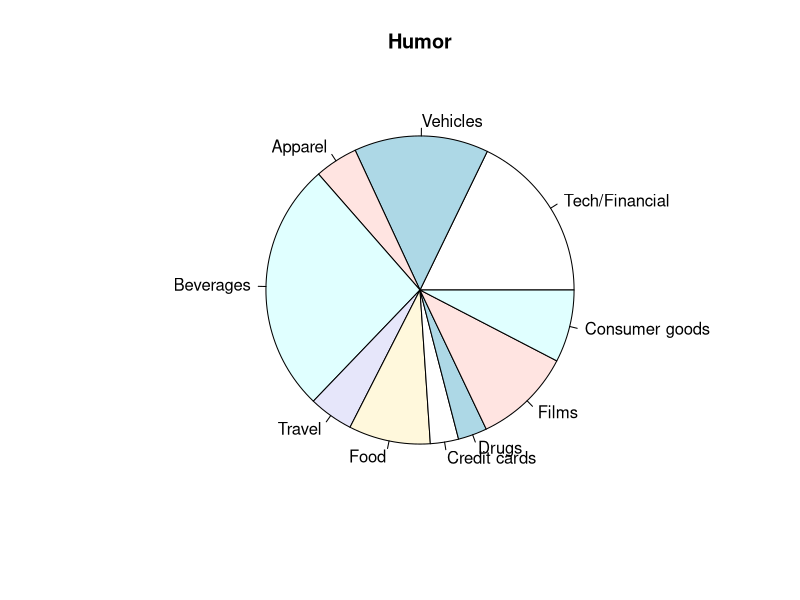
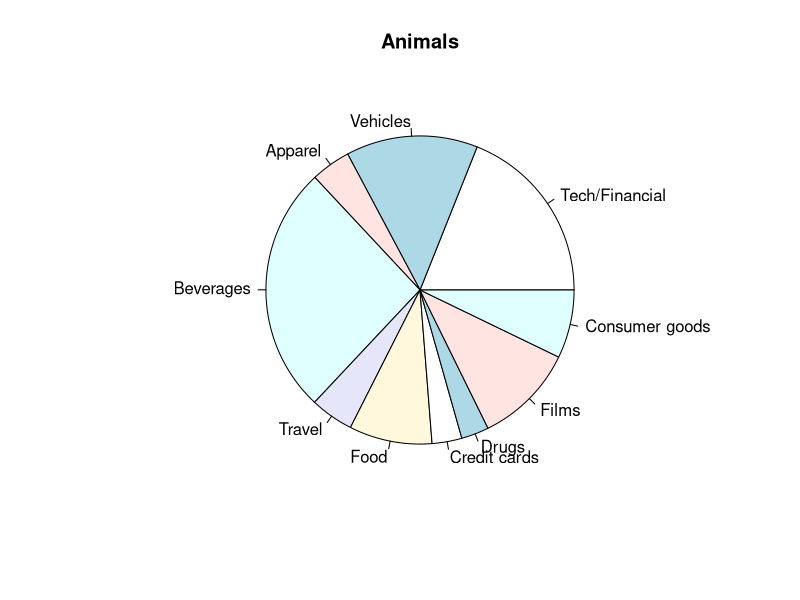
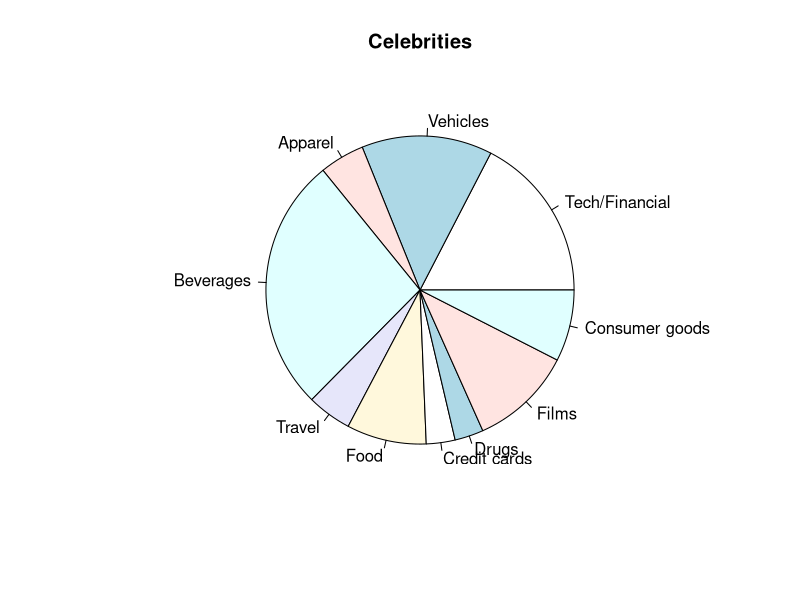
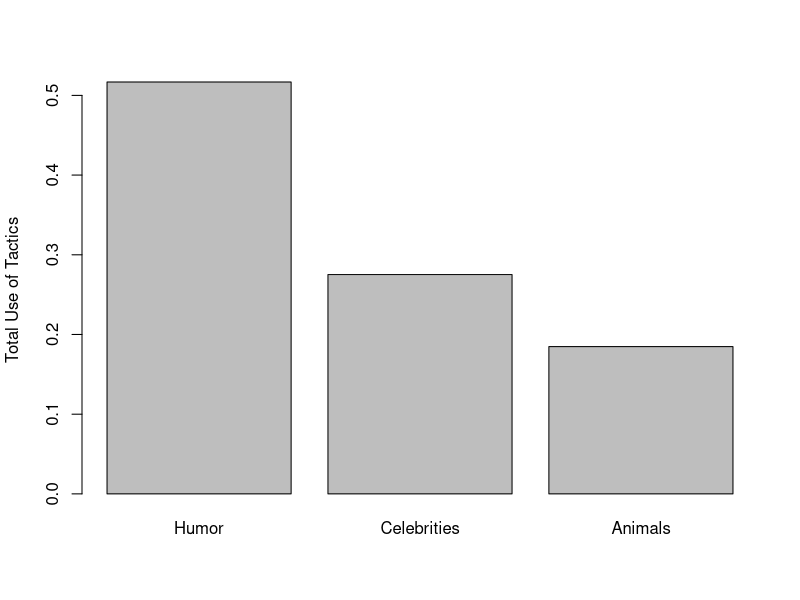

These charts were generated, in order, by the following R code:
#Kai Man Jim S133AU
#Sami Eljabali S133BQ
#Statistics 133 Project 1
#4/3/2008

# load in the csv spreadsheet that we got from the website.
data = read.csv(file="data.csv")

# creating three different data frame, which are Humor, Animals, and 
# Celebrities.
Humor=data.frame(data[c(2:11)], data$Humor)
Animals=data.frame(data[c(2:11)], data$Animals)
Celebrities=data.frame(data[c(2:11)], data$Celebrities)

# create a table that doesn't have Humor, Animals, and Celebrities.
Table = data[c(2:11)]

# and then we have a column with sum of every row in Table.
sumTable = apply(Table, 1, sum)

# create function calls
# AvgRow is a helper function which calculates the average of an specific
# item with respect to all items in that row.  
AvgRow <- function (sumtable, type, category, index){
return <- type[index] / sumtable[index] * category[index]
return
}

# AvgType is the main function which calls AvgRow and loop 25 times to 
# calculate an average for a certain item from year 1984 to 2008.
AvgType <- function (sumtable, type, category){
arg = 0
for ( i in 1:25){
arg = arg + AvgRow(sumtable, type, category, i)
}
return <- arg / 25
return 
}

# we create 30 variables and have them to store the value of each item 
# with respect to Humor, Animals, and Celebrities.
totalHumorVehicles = AvgType(sumTable, Humor$Vehicles, Humor$data.Humor)
totalHumorTech = AvgType(sumTable, Humor$Tech.Financial, Humor$data.Humor)
totalHumorFood = AvgType(sumTable, Humor$Food, Humor$data.Humor)
totalHumorFilms = AvgType(sumTable, Humor$Films, Humor$data.Humor)
totalHumorApparel = AvgType(sumTable, Humor$Apparel, Humor$data.Humor)
totalHumorConsumer = AvgType(sumTable, Humor$Consumer.goods, Humor$data.Humor)
totalHumorTravel = AvgType(sumTable, Humor$Travel, Humor$data.Humor)
totalHumorDrugs = AvgType(sumTable, Humor$Drugs, Humor$data.Humor)
totalHumorCredit = AvgType(sumTable, Humor$Credit.cards, Humor$data.Humor)
totalHumorBeverages = AvgType (sumTable, Humor$Beverages, Humor$data.Humor)

totalCelebritiesVehicles = AvgType(sumTable, Celebrities$Vehicles, Celebrities$data.Celebrities)
totalCelebritiesTech = AvgType(sumTable, Celebrities$Tech.Financial, Celebrities$data.Celebrities)
totalCelebritiesFood = AvgType(sumTable, Celebrities$Food, Celebrities$data.Celebrities)
totalCelebritiesFilms = AvgType(sumTable, Celebrities$Films, Celebrities$data.Celebrities)
totalCelebritiesApparel = AvgType(sumTable, Celebrities$Apparel, Celebrities$data.Celebrities)
totalCelebritiesConsumer = AvgType(sumTable, Celebrities$Consumer.goods, Celebrities$data.Celebrities)
totalCelebritiesTravel = AvgType(sumTable, Celebrities$Travel, Celebrities$data.Celebrities)
totalCelebritiesDrugs = AvgType(sumTable, Celebrities$Drugs, Celebrities$data.Celebrities)
totalCelebritiesCredit = AvgType(sumTable, Celebrities$Credit.cards, Celebrities$data.Celebrities)
totalCelebritiesBeverages = AvgType(sumTable, Celebrities$Beverages, Celebrities$data.Celebrities)

totalAnimalTech = AvgType(sumTable, Animals$Tech.Financial , Animals$data.Animals)
totalAnimalVehicles = AvgType(sumTable, Animals$Vehicles, Animals$data.Animals)
totalAnimalApparel = AvgType(sumTable, Animals$Apparel , Animals$data.Animals)
totalAnimalBeverages = AvgType(sumTable, Animals$Beverages , Animals$data.Animals)
totalAnimalTravel = AvgType(sumTable, Animals$Travel , Animals$data.Animals)
totalAnimalFood = AvgType(sumTable, Animals$Food , Animals$data.Animals)
totalAnimalCredit = AvgType(sumTable, Animals$Credit , Animals$data.Animals)
totalAnimalDrugs = AvgType(sumTable, Animals$Drugs , Animals$data.Animals)
totalAnimalFilms = AvgType(sumTable, Animals$Films , Animals$data.Animals)
totalAnimalConsumer = AvgType(sumTable,Animals$Consumer.goods , Animals$data.Animals)
# Done with storing all values into 30 variables.

# calculate the total for variables with respect to their categories.
# summation for Animal items.
totalAnimal = sum(totalAnimalTech, totalAnimalVehicles, totalAnimalApparel, totalAnimalBeverages, totalAnimalTravel, totalAnimalFood, totalAnimalCredit, totalAnimalDrugs, totalAnimalFilms, totalAnimalConsumer)

# summation for Humor items.
totalHumor = sum (totalHumorVehicles, totalHumorTech, totalHumorFood, totalHumorFilms, totalHumorApparel,
totalHumorConsumer, totalHumorTravel, totalHumorDrugs, totalHumorCredit, totalHumorBeverages)

# summation for Celebrities items.
totalCelebrities = sum (totalCelebritiesVehicles, totalCelebritiesTech, totalCelebritiesFood, totalCelebritiesFilms, totalCelebritiesApparel, totalCelebritiesConsumer, totalCelebritiesTravel, totalCelebritiesDrugs, totalCelebritiesCredit, totalCelebritiesBeverages)

# create a vector to for each category
# vector for Animal
pieAnimal = c("Tech/Financial" = totalAnimalTech/totalAnimal, 
"Vehicles" = totalAnimalVehicles/totalAnimal,
"Apparel" = totalAnimalApparel/totalAnimal,
"Beverages" = totalAnimalBeverages/totalAnimal,
"Travel" = totalAnimalTravel/totalAnimal,
"Food" = totalAnimalFood/totalAnimal,
"Credit cards" = totalAnimalCredit/totalAnimal,
"Drugs" = totalAnimalDrugs/totalAnimal,
"Films" = totalAnimalFilms/totalAnimal,
"Consumer goods" = totalAnimalConsumer/totalAnimal)

# vector for Humor
pieHumor = c("Tech/Financial" = totalHumorTech/totalHumor,
"Vehicles" = totalHumorVehicles/totalHumor,
"Apparel" = totalHumorApparel/totalHumor,
"Beverages" = totalHumorBeverages/totalHumor,
"Travel"=totalHumorTravel/totalHumor,
"Food" = totalHumorFood/totalHumor,
"Credit cards" = totalHumorCredit/totalHumor,
"Drugs" = totalHumorDrugs/totalHumor,
"Films" = totalHumorFilms/totalHumor,
"Consumer goods" = totalHumorConsumer/totalHumor)

# vector for Celebrities
pieCelebrities = c("Tech/Financial" = totalCelebritiesTech/totalCelebrities,
"Vehicles" = totalCelebritiesVehicles/totalCelebrities,
"Apparel" = totalCelebritiesApparel/totalCelebrities,
"Beverages" = totalCelebritiesBeverages/totalCelebrities,
"Travel" = totalCelebritiesTravel/totalCelebrities,
"Food" = totalCelebritiesFood/totalCelebrities,
"Credit cards" = totalCelebritiesCredit/totalCelebrities,
"Drugs" = totalCelebritiesDrugs/totalCelebrities,
"Films" = totalCelebritiesFilms/totalCelebrities,
"Consumer goods" = totalCelebritiesConsumer/totalCelebrities)

# creating piechart for three vectors above and save them as png file.
png("Humor.png")
pie(pieHumor, main = "Humor")
dev.off()

png("Animals.png")
pie(pieAnimal, main ="Animals")
dev.off()

png("Celebrities.png")
pie(pieCelebrities, main = "Celebrities")
dev.off()

# create a vector called bargraph which contains the average for each category column
 bargraph = c("Humor" = mean (data$Humor), "Celebrities" = mean (data$Celebrities), "Animals" = mean (data$Animals))

# create a barplot for this bargraph
png("bargraph.png")
barplot (bargraph, ylab="Total Use of Tactics")
dev.off()
